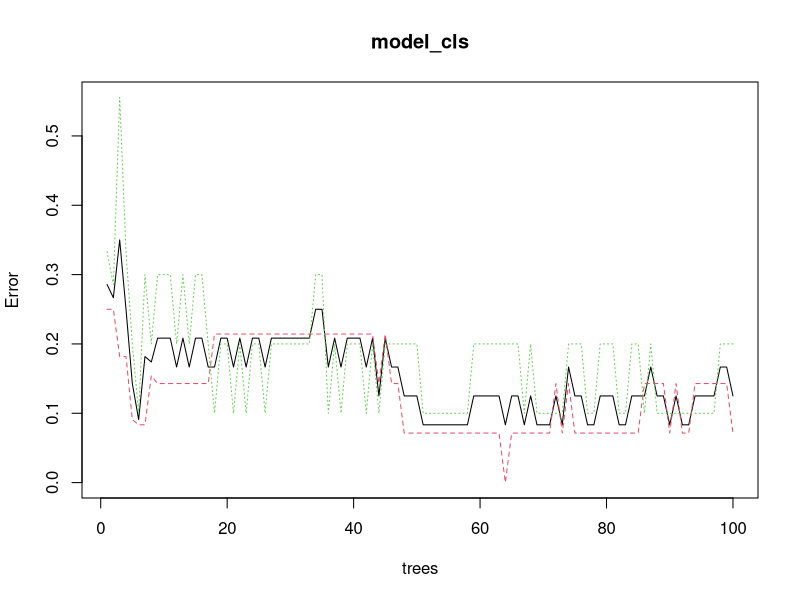
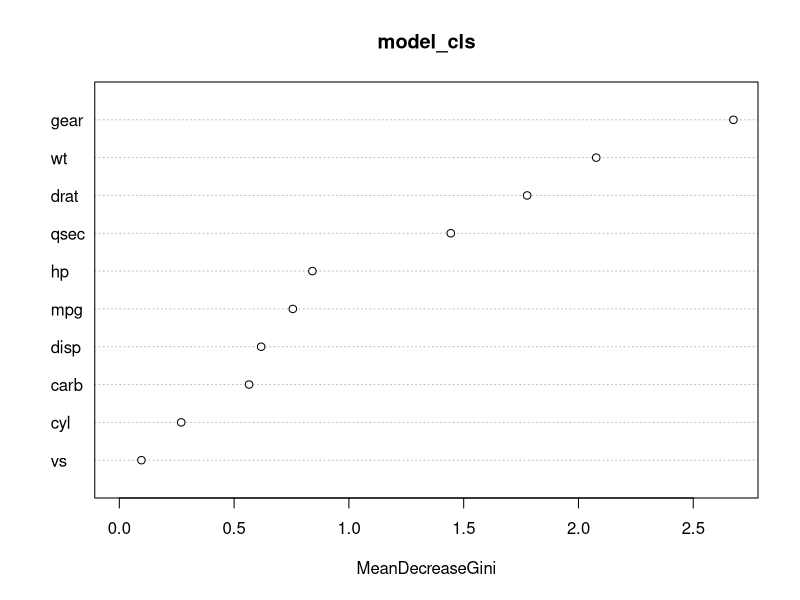
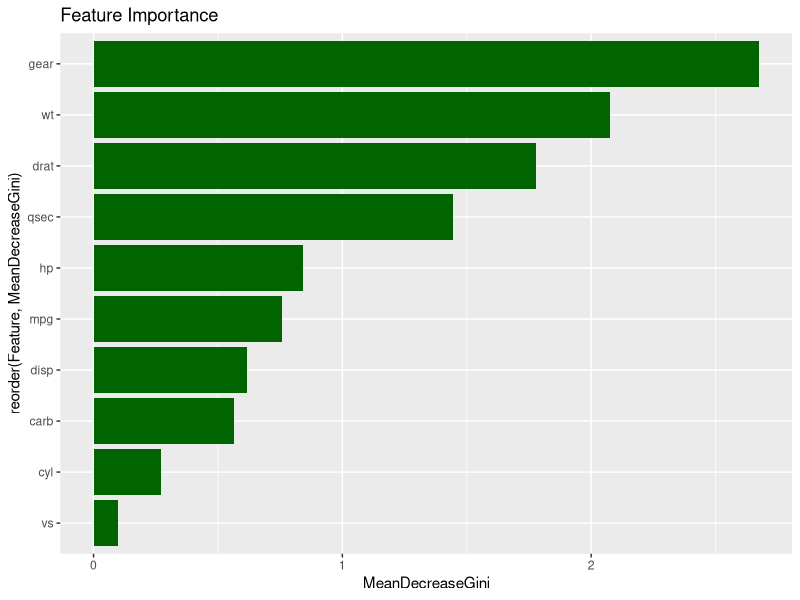
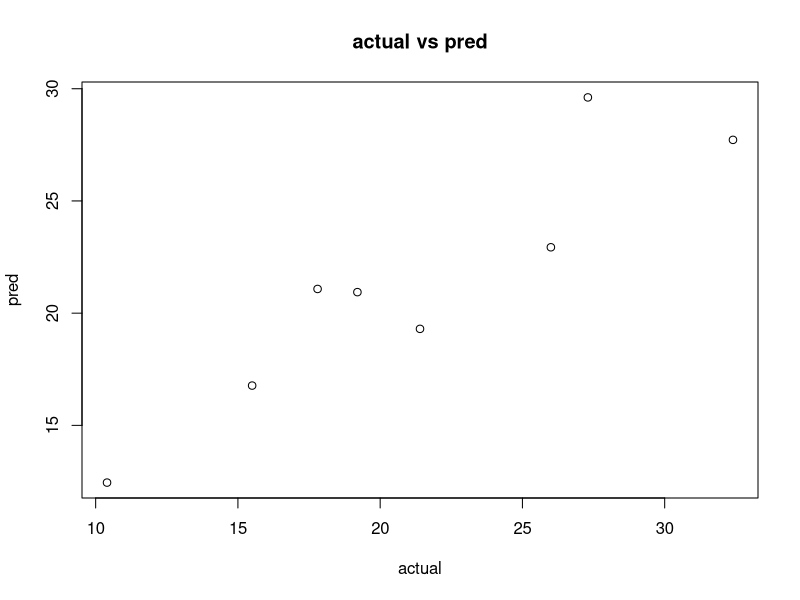
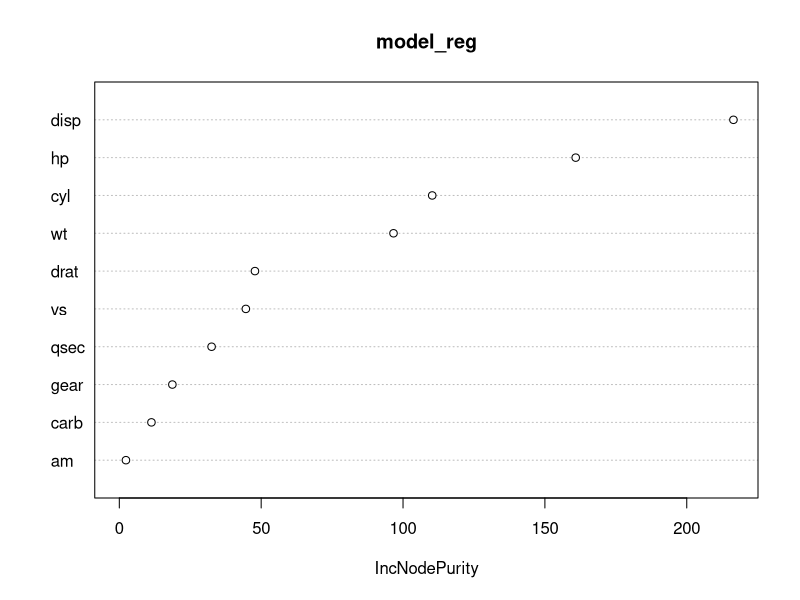
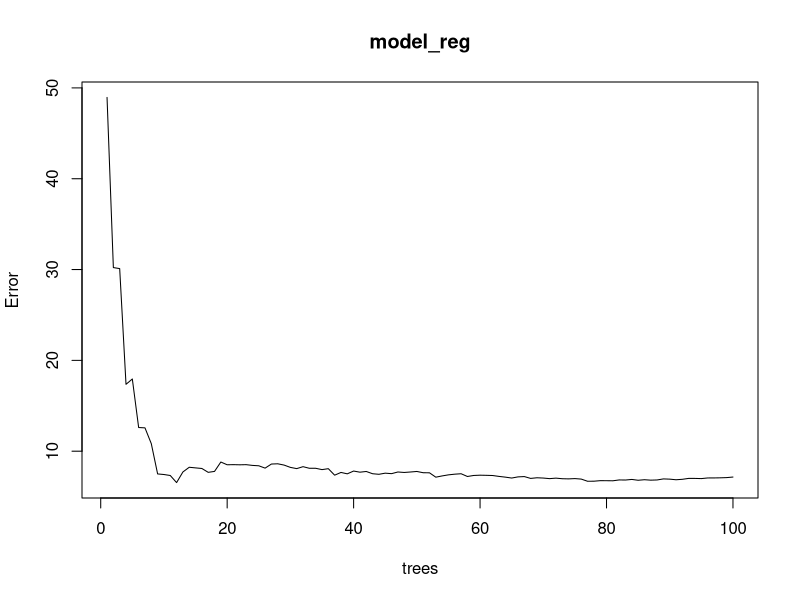

Reproduce these figures in R, in order.
#classif random forest

data(mtcars)
df<-mtcars
summary(df)  #shows mean, median, min, max 
str(df)  #shows structure: cols, dtypes, some example values
head(df)

#processing
df$am<-as.factor(df$am)  #making am as factor for classification
df_clean<-df

#tts
set.seed(123)  #for reproduceability

library(caret)
train_idx<-createDataPartition(df_clean$am, p=0.7, list = FALSE)  #cDP for class balance
train<-df_clean[train_idx,]
test<-df_clean[-train_idx,]

#model

# install.packages("randomForest")
library(randomForest)
#takes random samples -> builds multiple trees -> uses random features -> then classif (majority) or regression (avg)
model_cls<-randomForest(am~., data=train, ntree=100)  #predict am using all features, ntree=no. of trees
print(model_cls)  #gives error rate, confu matrix, out of bag errors 
#OOB- It provides an unbiased estimate of the model's prediction error on unseen data without the need for a separate validation set or cross-validation. 
# oob uses samples that were not included in any bootstrap sampling

#prediction
pred_cls<-predict(model_cls, test)
confusionMatrix(pred_cls, test$am)  #acc, prec, rec, f1

#vizzzzz
plot(model_cls)  #shows error vs no. of trees
varImpPlot(model_cls)  #shows feature importance
#uses meandecreasegini (Sum of all reductions in Gini Impurity caused by a feature across all splits (and trees), averaged → higher total reduction = higher importance) and meandecreaseaccuracy (Train model → shuffle one feature → measure drop in accuracy → average this drop over all trees → bigger drop = more important feature.)

#feature imp
library(ggplot2)

imp <- as.data.frame(importance(model_cls))  #cvt importance into df
imp$Feature <- rownames(imp)

ggplot(imp, aes(reorder(Feature, MeanDecreaseGini), MeanDecreaseGini)) + geom_col(fill = "darkgreen") + coord_flip() + labs(title = "Feature Importance")

#regression random forest

df<-mtcars
head(df)

df$am<-as.factor(df$am)
df_clean<-df

#tts
set.seed(123)

library(caret)
train_idx<-createDataPartition(df_clean$am, p=0.7, list = FALSE)
train<-df_clean[train_idx,]
test<-df_clean[-train_idx,]

#model

library(randomForest)
model_reg<-randomForest(mpg~., data=train, ntree=100)  #mpg is the target var
print(model_reg)

#pred
pred_reg<-predict(model_reg, test)

residuals<-pred_reg-test$mpg  #error = actual-pred

rmse<-sqrt(mean(residuals^2))  #rmse = sqrt of mean of error^2 -> lower=better
rmse
r2<-cor(pred_reg, test$mpg)^2  #r2 shows how well model explains variance -> 0=bad, 1=perfect
r2

#vizzzzz
plot(test$mpg, pred_reg, main="actual vs pred", xlab="actual", ylab="pred")

varImpPlot(model_reg)
plot(model_reg)
